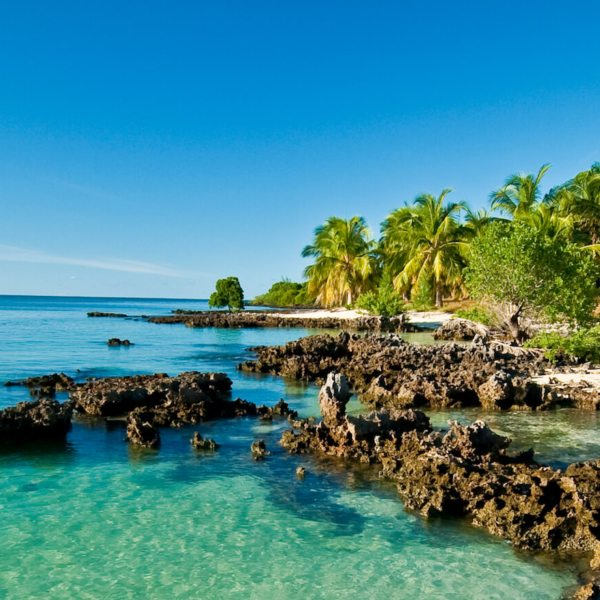
//> input picture c++/ex10/beach.jpg, 600 x 600 px
$ ./ex10 beach.jpg   (built with g++ and OpenCV 4)
//> lines starting //> are read from the running program, lines starting //| are printed output that depends on the picture; after the words box and inside, x2 and y2 are one past the last pixel; in counts of white or black regions, pixels touching at a corner belong together
#include <iostream>
#include <opencv2/opencv.hpp>
#include <fstream>
#define MAX_KERNEL_SIZE 30

using namespace cv;

int main(int argc, char** argv) {
    if (argc != 2) {
        std::cout << "usage: DisplayImage.out <Image_Path>\n";
        return -1;
    }

    cv::Mat image, gray;
    std::ofstream myFile;
    myFile.open("matrix.txt");

    image = cv::imread(argv[1], IMREAD_COLOR);
//> image is the input picture: 600 rows x 600 cols, CV_8UC3; mean B, G, R 141.7, 134.1, 69.2

    if (!image.data) {
        std::cout << "Não foi possível abrir ou encontrar a imagem\n";
        return -1;
    }

    std::cout << "Imagem carregada com sucesso!\n";

    cv::Vec<unsigned char, 3> matrix[image.rows][image.cols];

    std::vector<cv::Mat> images;

    for(int limiar = 0; limiar < 128; limiar++) {
        cv::Mat imagemLimiarizada(image.rows, image.cols, CV_8UC1);
        for(int i = 0; i < image.rows; i++) {
            for(int j = 0; j < image.cols; j++) {
                matrix[i][j] = image.at<cv::Vec3b>(i, j);
                cv::Vec3b pixel = matrix[i][j];
                int R = pixel[2];
                int G = pixel[1];
                int B = pixel[0];

                int media = (R + G + B) / 3;

                if (media > limiar) {
                    imagemLimiarizada.at<uchar>(i, j) = 255;
                } else {
                    imagemLimiarizada.at<uchar>(i, j) = 0;
                }
            }
        }
        images.push_back(imagemLimiarizada);
    }
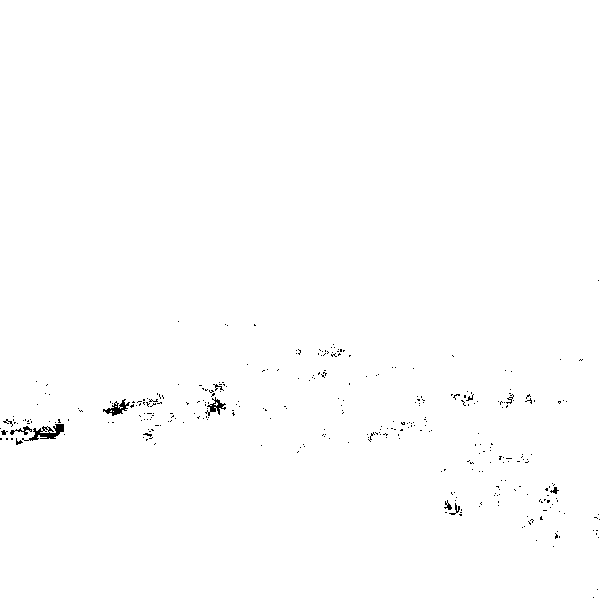
//> images[0]: 600 rows x 600 cols, CV_8UC1; 99.5% white; black in thin lines or dots, all inside (x1, y1, x2, y2) = (0, 280, 600, 598)
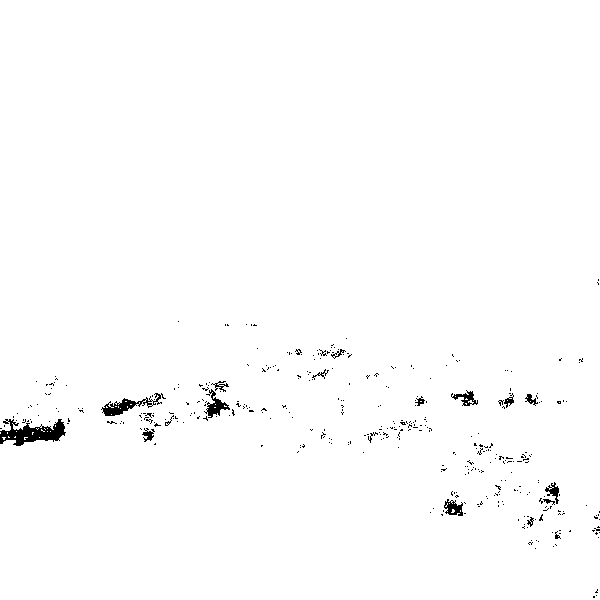
//> images[1]: 600 rows x 600 cols, CV_8UC1; 99% white; 386 black regions (366 under 20 px), largest, box (x1, y1, x2, y2) and area: (0, 419, 66, 446) 925, (101, 393, 166, 416) 456, (204, 389, 230, 418) 272
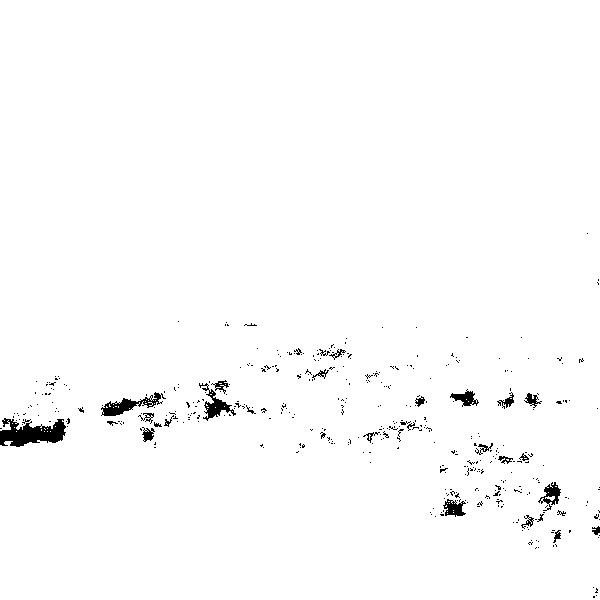
//> images[2]: 600 rows x 600 cols, CV_8UC1; 98.6% white; 425 black regions (394 under 20 px), largest, box (x1, y1, x2, y2) and area: (0, 418, 66, 447) 1149, (101, 392, 166, 416) 537, (199, 383, 236, 421) 407
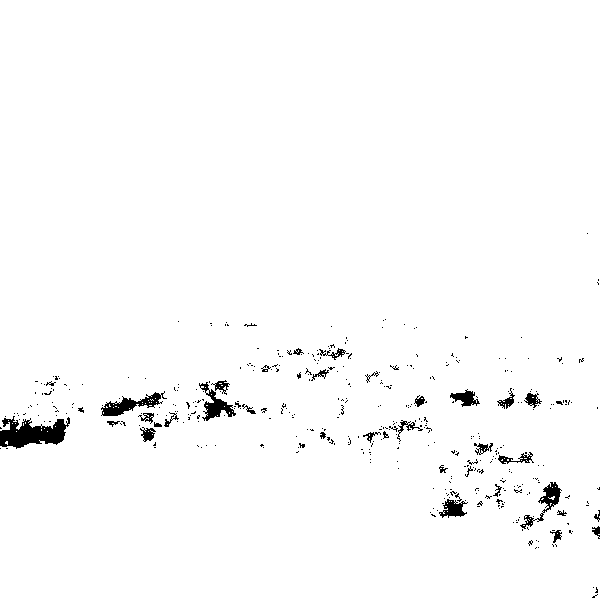
//> images[3]: 600 rows x 600 cols, CV_8UC1; 98.2% white; 417 black regions (379 under 20 px), largest, box (x1, y1, x2, y2) and area: (0, 416, 70, 449) 1335, (101, 391, 167, 416) 604, (199, 382, 236, 421) 497
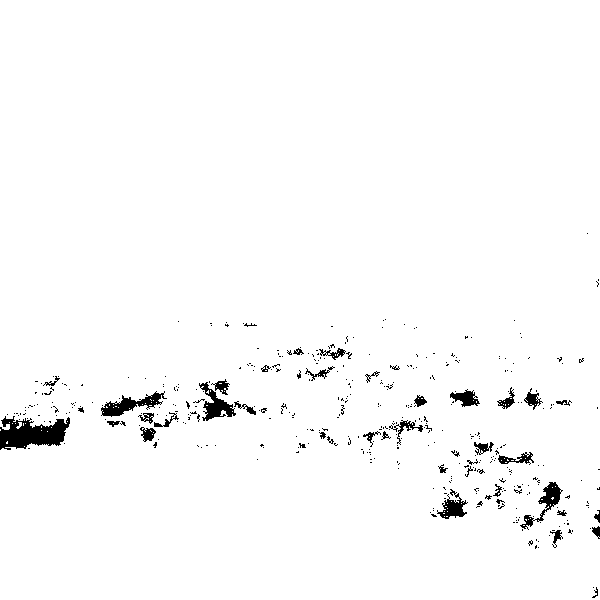
//> images[4]: 600 rows x 600 cols, CV_8UC1; 97.9% white; 413 black regions (369 under 20 px), largest, box (x1, y1, x2, y2) and area: (0, 416, 70, 450) 1501, (101, 391, 167, 417) 643, (199, 382, 236, 421) 553
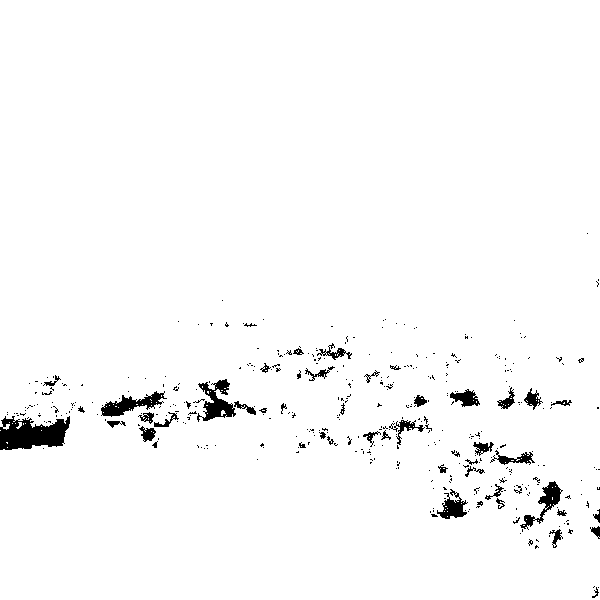
//> images[5]: 600 rows x 600 cols, CV_8UC1; 97.6% white; 400 black regions (351 under 20 px), largest, box (x1, y1, x2, y2) and area: (0, 416, 70, 450) 1638, (197, 379, 236, 422) 767, (101, 391, 167, 417) 690

    cv::cvtColor(image, gray, COLOR_BGR2GRAY);
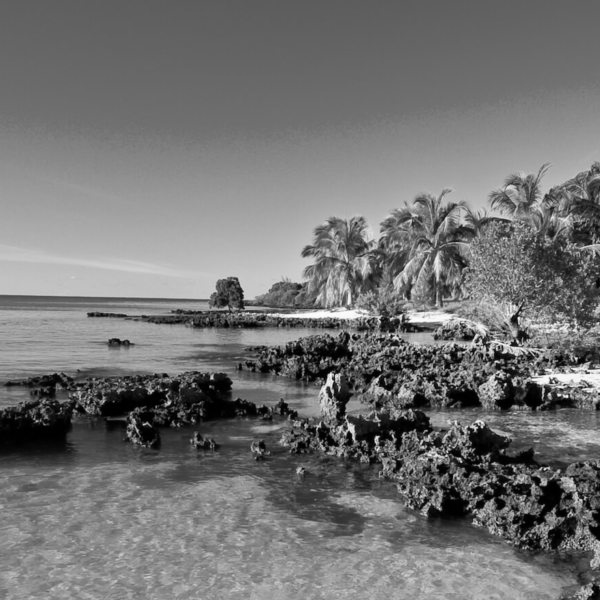
//> gray: 600 rows x 600 cols, CV_8UC1; min 0, max 254, mean 115.5
    std::cout << "Dimensões: " << image.cols << " x " << image.rows << std::endl;
//| Dimensões: 600 x 600

    for(int i = 0; i < image.rows; i++) {
        for(int j = 0; j < image.cols; j++) {
            matrix[i][j] = image.at<cv::Vec3b>(i, j);
            cv::Vec3b pixel = matrix[i][j];

            int R = pixel[2];
            int G = pixel[1];
            int B = pixel[0];

            myFile << R << " " << G << " " << B << " ";
            // std::cout << matrix[i][j] << " ";
        }
        myFile << "\n";
    }

    myFile.close();

    cv::namedWindow("Limiarizacao", cv::WINDOW_AUTOSIZE);
    while (true) {
        for (int i = 0; i < images.size(); i++) {
            cv::imshow("Limiarizacao", images[i]);
            if (cv::waitKey(50) == 27)
                return 0;
        }
//> this loop made 128 passes
    }
    cv::destroyAllWindows();

    int k;
    k = waitKey(0);

    return 0;
}
